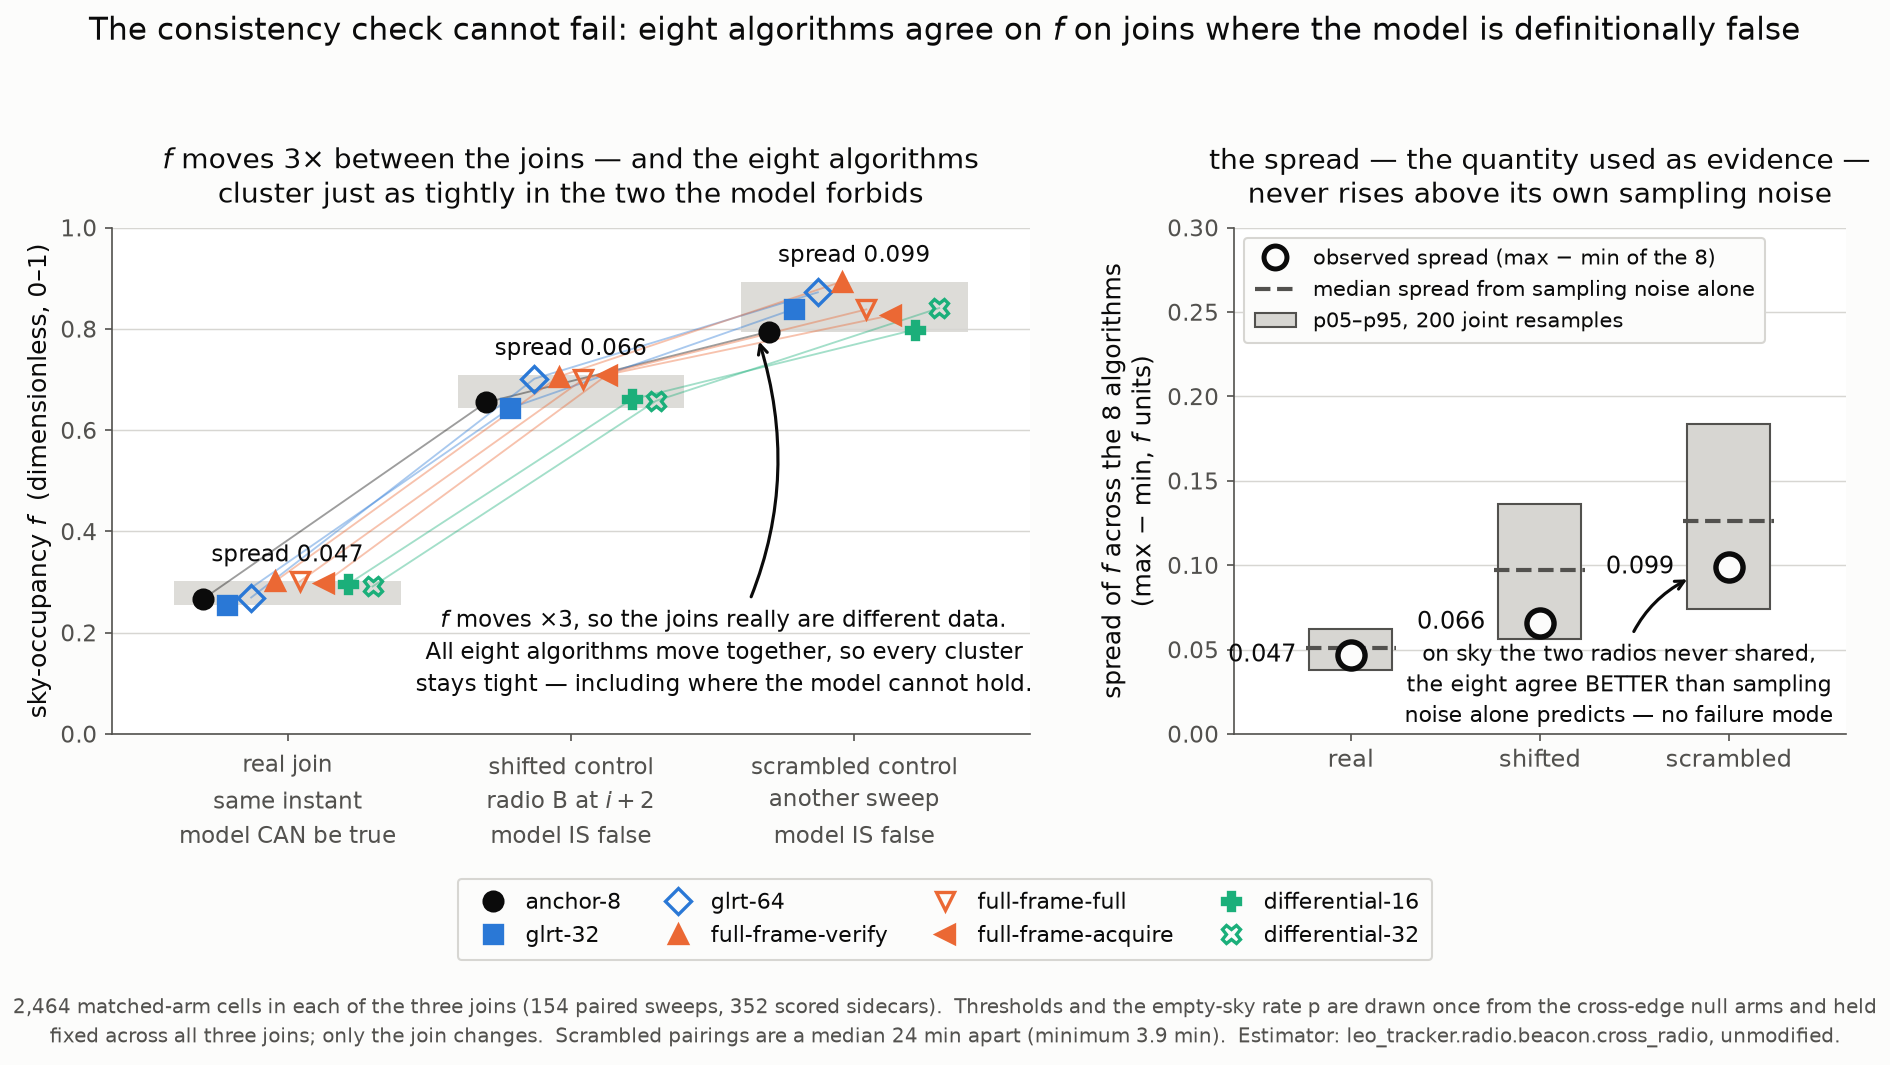

This figure's Python source:
#!/usr/bin/env python3
"""negative-control — the consistency check passes on data the model forbids.

The withdrawn claim was that eight algorithms agreeing on a sky-occupancy
parameter ``f`` validated the cross-radio coincidence model.  This script runs
the project's own estimator (``leo_tracker.radio.beacon.cross_radio``,
unmodified, imported not reimplemented) over three joins of the same corpus:

  real       radio A and radio B of the SAME sweep at the SAME tuning instant.
             The model can be true here.
  shifted    radio A at instant i joined to radio B at instant (i+2) mod 8 of
             the same sweep.  Different tuning, different moment: the model is
             definitionally false.
  scrambled  radio A of one sweep joined to radio B of a DIFFERENT sweep on the
             same arm, a minimum of 235 s and a median of 1,446 s apart.  The
             two chains are looking at sky minutes apart: definitionally false.

Everything except the join is held fixed.  Thresholds and the empty-sky rate p
are drawn once, from the cross-edge null arms of the whole paired corpus, and
reused for all three joins — they are properties of the detectors and the null,
not of the join.  All three joins are filtered to matched-arm cells and all
three end up with exactly the same 2,464 cells, so the comparison is not
confounded by sample size.

Data
----
Every number is computed from ``/mnt/qnap01/mouse9911/leo/surveys/corpus/sync-*``.
Because that host has 4 GB of RAM and a live collector on it, the full 1.6 MB
sidecars cannot all be held in memory at once, so ``extract_lite.py`` (beside
this file) first streams the corpus into a compact mirror holding only the
fields the estimator reads, with every score copied verbatim.  Run it first:

    nice -n 15 python3 extract_lite.py
    nice -n 15 python3 negative-control.py
"""
from __future__ import annotations

import json
import os
import statistics
import sys
from collections import defaultdict
from datetime import datetime, timezone
from pathlib import Path

import matplotlib
matplotlib.use("Agg")
import matplotlib.pyplot as plt

sys.path.insert(0, "/home/satpi01/leo-tracker/src")
from leo_tracker.radio.beacon import cross_radio as cr  # noqa: E402

HERE = Path(__file__).resolve().parent
LITE = Path(os.environ.get("LITE_ROOT", HERE.parent / "lite"))
OUT_PNG = HERE / "negative-control.png"
OUT_JSON = HERE / "negative-control.json"

#: Instants a sweep holds; the shifted control wraps within one sweep so that
#: it keeps exactly the same cell count as the real join.
INSTANTS = 8
SHIFT = 2

#: Algorithm order, and the family each belongs to.  The order is the optimal
#: adjacent-similarity seriation of the phi matrix, computed by exhaustive
#: enumeration of all 8! orderings in ``method-correlation.py``; the colour
#: groups here ARE the blocks that figure shows.
ORDER = ["anchor-8", "glrt-32", "glrt-64", "full-frame-verify",
         "full-frame-full", "full-frame-acquire",
         "differential-16", "differential-32"]

INK, MUTED, GRID = "#0b0b0b", "#52514e", "#d7d6d2"
SURFACE = "#fcfcfb"
# Categorical slots 1-3 of the validated default palette (blue, orange, aqua):
# the documented all-pairs-safe subset.  The fourth group is a single algorithm
# and wears text ink rather than a fourth hue.  Marker shape is the primary
# identity channel throughout, so the figure reads with no colour at all.
STYLE = {
    "anchor-8":           (INK,       "o", "full"),
    "glrt-32":            ("#2a78d6", "s", "full"),
    "glrt-64":            ("#2a78d6", "D", "none"),
    "full-frame-verify":  ("#eb6834", "^", "full"),
    "full-frame-full":    ("#eb6834", "v", "none"),
    "full-frame-acquire": ("#eb6834", "<", "full"),
    "differential-16":    ("#1baf7a", "P", "full"),
    "differential-32":    ("#1baf7a", "X", "none"),
}

#: What the retraction report and the review brief state, for comparison.
#: These are NOT plotted; they are carried into the JSON so the integrator can
#: see where this recomputation agrees with the report and where it does not.
REPORTED = {
    "real":      {"f_min": 0.307, "f_max": 0.362, "spread": 0.050},
    "scrambled": {"f_min": 0.637, "f_max": 0.713, "spread": 0.075},
    "shifted":   {"f_min": 0.622, "f_max": 0.667, "spread": 0.045},
}


# --------------------------------------------------------------------------
# the three joins
# --------------------------------------------------------------------------

def stamp(sweep: str) -> float:
    return datetime.strptime(sweep, "%Y%m%dT%H%M%SZ").replace(
        tzinfo=timezone.utc).timestamp()


def shift_entry(entry: dict, k: int, instants: int = INSTANTS) -> dict:
    """One radio's observations re-labelled k instants earlier.

    Joining A's instant i to this entry's instant i recovers A(i) against
    B(i+k): the same sweep, the wrong moment and the wrong tuning.
    """
    observations = []
    for observation in entry["scores"]["observations"]:
        index = observation.get("iq_index")
        row = dict(observation)
        if isinstance(index, int):
            row["iq_index"] = (index - k) % instants
        observations.append(row)
    scores = dict(entry["scores"])
    scores["observations"] = observations
    out = dict(entry)
    out["scores"] = scores
    return out


def make_pair(side_a: dict, side_b: dict, sweep: str, skew) -> dict:
    """A pair record ``cross_radio.join_cells`` accepts, built from two sides.

    ``matched_arm`` is recomputed from the two arm names rather than copied
    from a manifest, so the same rule applies to real and synthetic pairs
    alike.  On the 176 real pairs the two definitions agree 176/176.
    """
    geometry = cr.sweep_geometry(side_a["sample_order"], side_b["sample_order"])
    return {"paired_sweep": sweep, "radios": [side_a, side_b],
            "geometry": geometry, "geometry_declared": geometry,
            "geometry_agrees": True,
            "matched_arm": side_a["arm_name"] == side_b["arm_name"],
            "arms": sorted({side_a["arm_name"], side_b["arm_name"]}),
            "skew_ms": skew, "excluded_receivers": {}}


def build_joins(pairs: list[dict]) -> tuple[dict, dict]:
    """The three joins, plus the separation the scramble actually achieved."""
    matched = [pair for pair in pairs if pair["matched_arm"]]

    real = [cell for pair in matched for cell in cr.join_cells(pair)]

    shifted = [cell for pair in matched for cell in cr.join_cells(make_pair(
        pair["radios"][0], shift_entry(pair["radios"][1], SHIFT),
        pair["paired_sweep"], pair["skew_ms"]))]

    # Scramble WITHIN an arm.  Crossing arms would also change the threshold
    # each side is judged against, which is a second difference; the control
    # has to move one thing only.  A half-length cyclic shift inside each arm
    # group maximises the wall-clock separation while keeping every A-side and
    # every B-side entry used exactly once.
    by_arm: dict = defaultdict(list)
    for pair in matched:
        by_arm[pair["radios"][0]["arm_name"]].append(pair)
    scrambled, separations = [], []
    for _, group in sorted(by_arm.items()):
        size = len(group)
        step = max(1, size // 2)
        for index, pair in enumerate(group):
            other = group[(index + step) % size]
            separations.append(abs(stamp(other["paired_sweep"])
                                   - stamp(pair["paired_sweep"])))
            scrambled += cr.join_cells(make_pair(
                pair["radios"][0], other["radios"][1],
                f"{pair['paired_sweep']}+{other['paired_sweep']}",
                pair["skew_ms"]))

    joins = {"real": real, "shifted": shifted, "scrambled": scrambled}
    apart = {"pairings": len(separations), "min_s": min(separations),
             "median_s": statistics.median(separations),
             "max_s": max(separations)}
    return joins, apart


# --------------------------------------------------------------------------
# compute
# --------------------------------------------------------------------------

def compute() -> dict:
    pairs, census = cr.load_pairs(LITE)
    if not pairs:
        raise SystemExit(f"no paired sweeps under {LITE}; run extract_lite.py")
    entries = [entry for pair in pairs for entry in pair["radios"]]
    methods = cr.methods_in(entries)
    thresholds = cr.null_thresholds(entries)
    false_alarm = cr.cell_false_alarm(entries, thresholds)

    joins, apart = build_joins(pairs)
    results = {}
    for name, cells in joins.items():
        kept = [cell for cell in cells if cell["matched_arm"]]
        occ = cr.occupancy(kept, thresholds, false_alarm, methods=methods)
        spread = occ["f_spread"]
        boot = spread["sampling"]
        values = {m: occ["methods"][m]["pooled"]["f"] for m in methods}
        rates = {m: {k: occ["methods"][m]["pooled"].get(k)
                     for k in ("p_a", "p_b", "p_ab", "cells")}
                 for m in methods}
        mean_f = statistics.fmean(v for v in values.values() if v is not None)
        results[name] = {
            "cells": len(kept), "f": values, "rates": rates,
            "f_min": spread["min"], "f_max": spread["max"],
            "f_mean": mean_f, "spread": spread["spread"],
            "solvable_methods": spread["methods"],
            "unsolvable": spread["unsolvable"],
            "bootstrap_spread": {k: boot.get(k)
                                 for k in ("draws", "p05", "p50", "p95", "basis")},
            "spread_over_bootstrap_p50": (spread["spread"] / boot["p50"]
                                          if boot.get("p50") else None),
            "spread_over_mean_f": spread["spread"] / mean_f if mean_f else None,
        }

    return {"corpus": "/mnt/qnap01/mouse9911/leo/surveys/corpus/sync-*",
            "mirror": str(LITE), "census": census,
            "pairs_loaded": len(pairs),
            "pairs_matched_arm": sum(1 for p in pairs if p["matched_arm"]),
            "entries": len(entries), "methods": methods,
            "null_false_alarm_rate_per_cell": {
                m: false_alarm[m]["rate"] for m in methods},
            "null_thresholds_drawn": len(thresholds),
            "scramble_separation": apart,
            "shift_instants": SHIFT, "instants_per_sweep": INSTANTS,
            "joins": results}


# --------------------------------------------------------------------------
# plot
# --------------------------------------------------------------------------

COLUMNS = [
    ("real", "real join\nsame instant\nmodel CAN be true"),
    ("shifted", f"shifted control\nradio B at $i+{SHIFT}$\nmodel IS false"),
    ("scrambled", "scrambled control\nanother sweep\nmodel IS false"),
]


def plot(data: dict) -> None:
    joins = data["joins"]
    plt.rcParams.update({
        "font.size": 12, "axes.labelsize": 12, "axes.titlesize": 13.5,
        "xtick.labelsize": 11, "ytick.labelsize": 11, "legend.fontsize": 10.5,
        "axes.edgecolor": MUTED, "text.color": INK, "axes.labelcolor": INK,
        "xtick.color": MUTED, "ytick.color": MUTED,
    })
    fig, (left, right) = plt.subplots(
        1, 2, figsize=(12.6, 7.1), dpi=150,
        gridspec_kw={"width_ratios": [1.5, 1]}, facecolor=SURFACE)

    # ---- left: f per algorithm -------------------------------------------
    # A light band across each column's min-max makes the tightness of the
    # cluster the thing the eye lands on, which is the whole argument.
    for column, (name, _) in enumerate(COLUMNS):
        item = joins[name]
        left.add_patch(plt.Rectangle(
            (column - 0.40, item["f_min"]), 0.80,
            item["f_max"] - item["f_min"],
            facecolor=GRID, edgecolor="none", alpha=0.85, zorder=1))
        left.text(column, item["f_max"] + 0.028,
                  f"spread {item['spread']:.3f}", ha="center", va="bottom",
                  fontsize=11, color=INK)

    offsets = {m: -0.30 + 0.6 * i / (len(ORDER) - 1) for i, m in enumerate(ORDER)}
    for method in ORDER:
        colour, marker, fill = STYLE[method]
        xs, ys = [], []
        for column, (name, _) in enumerate(COLUMNS):
            value = joins[name]["f"].get(method)
            if value is None:
                continue
            xs.append(column + offsets[method])
            ys.append(value)
        left.plot(xs, ys, color=colour, linewidth=0.9, alpha=0.40,
                  linestyle="-", zorder=2)
        left.plot(xs, ys, linestyle="none", marker=marker, markersize=9,
                  fillstyle=fill, color=colour, markeredgecolor=colour,
                  markerfacecolor=colour if fill == "full" else SURFACE,
                  markeredgewidth=1.6, label=method, zorder=3)

    left.set_xticks(range(len(COLUMNS)))
    left.set_xticklabels([label for _, label in COLUMNS], fontsize=11,
                         linespacing=1.5)
    left.set_xlim(-0.62, len(COLUMNS) - 0.38)
    left.set_ylim(0.0, 1.0)
    left.set_ylabel("sky-occupancy $f$  (dimensionless, 0\u20131)")
    left.set_title("$f$ moves 3\u00d7 between the joins \u2014 and the eight algorithms\n"
                   "cluster just as tightly in the two the model forbids", pad=12)
    left.grid(axis="y", color=GRID, linewidth=0.7)
    left.set_axisbelow(True)
    for side in ("top", "right"):
        left.spines[side].set_visible(False)

    left.annotate(
        "$f$ moves \u00d73, so the joins really are different data.\n"
        "All eight algorithms move together, so every cluster\n"
        "stays tight \u2014 including where the model cannot hold.",
        xy=(1.66, joins["scrambled"]["f_min"] - 0.012), xytext=(1.54, 0.255),
        ha="center", va="top", fontsize=11, color=INK, linespacing=1.4,
        arrowprops={"arrowstyle": "->", "color": INK, "linewidth": 1.5,
                    "connectionstyle": "arc3,rad=0.22"})

    # ---- right: the spread against its own sampling noise -----------------
    for column, (name, _) in enumerate(COLUMNS):
        item = joins[name]
        boot = item["bootstrap_spread"]
        right.add_patch(plt.Rectangle(
            (column - 0.22, boot["p05"]), 0.44, boot["p95"] - boot["p05"],
            facecolor=GRID, edgecolor=MUTED, linewidth=1.0, zorder=1))
        right.plot([column - 0.24, column + 0.24], [boot["p50"]] * 2,
                   color=MUTED, linewidth=2.0, linestyle="--", zorder=2)
        right.plot([column], [item["spread"]], marker="o", markersize=13,
                   color=INK, markerfacecolor=SURFACE, markeredgewidth=2.6,
                   linestyle="none", zorder=3)
        right.text(column - 0.29, item["spread"], f"{item['spread']:.3f}",
                   ha="right", va="center", fontsize=11.5, color=INK)

    right.plot([], [], marker="o", markersize=11, color=INK,
               markerfacecolor=SURFACE, markeredgewidth=2.4, linestyle="none",
               label="observed spread (max \u2212 min of the 8)")
    right.plot([], [], color=MUTED, linewidth=2.0, linestyle="--",
               label="median spread from sampling noise alone")
    right.add_patch(plt.Rectangle((0, 0), 0, 0, facecolor=GRID,
                                  edgecolor=MUTED, linewidth=1.0,
                                  label="p05\u2013p95, 200 joint resamples"))

    right.set_xticks(range(len(COLUMNS)))
    right.set_xticklabels(["real", "shifted", "scrambled"], fontsize=11.5)
    right.set_xlim(-0.62, len(COLUMNS) - 0.38)
    right.set_ylim(0.0, 0.30)
    right.set_ylabel("spread of $f$ across the 8 algorithms\n"
                     "(max \u2212 min, $f$ units)")
    right.set_title("the spread \u2014 the quantity used as evidence \u2014\n"
                    "never rises above its own sampling noise", pad=12)
    right.grid(axis="y", color=GRID, linewidth=0.7)
    right.set_axisbelow(True)
    for side in ("top", "right"):
        right.spines[side].set_visible(False)
    right.legend(loc="upper left", frameon=True, framealpha=1.0,
                 edgecolor=GRID, facecolor=SURFACE, borderpad=0.5,
                 fontsize=10)

    right.annotate(
        "on sky the two radios never shared,\n"
        "the eight agree BETTER than sampling\n"
        "noise alone predicts \u2014 no failure mode",
        xy=(1.80, joins["scrambled"]["spread"] - 0.006), xytext=(1.42, 0.056),
        ha="center", va="top", fontsize=10.5, color=INK, linespacing=1.4,
        arrowprops={"arrowstyle": "->", "color": INK, "linewidth": 1.5,
                    "connectionstyle": "arc3,rad=-0.28"})

    handles, labels = left.get_legend_handles_labels()
    fig.legend(handles, labels, loc="lower center", ncol=4, frameon=True,
               framealpha=1.0, edgecolor=GRID, facecolor=SURFACE,
               fontsize=10.5, handletextpad=0.5, columnspacing=1.6,
               bbox_to_anchor=(0.5, 0.088), borderpad=0.6)

    fig.suptitle("The consistency check cannot fail: eight algorithms agree on $f$ "
                 "on joins where the model is definitionally false",
                 fontsize=15, y=0.985, color=INK)
    fig.text(0.5, 0.012,
             f"{joins['real']['cells']:,} matched-arm cells in each of the three joins "
             f"({data['pairs_matched_arm']} paired sweeps, {data['entries']} scored "
             "sidecars).  Thresholds and the empty-sky rate p are drawn once from the "
             "cross-edge null arms and held\nfixed across all three joins; only the join "
             "changes.  Scrambled pairings are a median "
             f"{data['scramble_separation']['median_s'] / 60:.0f} min apart "
             f"(minimum {data['scramble_separation']['min_s'] / 60:.1f} min).  "
             "Estimator: leo_tracker.radio.beacon.cross_radio, unmodified.",
             ha="center", va="bottom", fontsize=9.5, color=MUTED, linespacing=1.5)
    fig.tight_layout(rect=(0, 0.175, 1, 0.945))
    fig.savefig(OUT_PNG, dpi=150, facecolor=SURFACE)
    print(f"wrote {OUT_PNG}")


def main() -> int:
    data = compute()
    for name, item in data["joins"].items():
        got = REPORTED.get(name, {})
        item["reported_in_retraction_brief"] = got
        item["agrees_with_brief"] = {
            key: (abs(item[key] - got[key]) <= 0.01) if key in got else None
            for key in ("f_min", "f_max", "spread")}
    real, shifted = data["joins"]["real"], data["joins"]["shifted"]
    data["headline_checks"] = {
        "f_value_separates_real_from_controls": (
            real["f_max"] < shifted["f_min"]
            and real["f_max"] < data["joins"]["scrambled"]["f_min"]),
        "every_observed_spread_at_or_below_its_bootstrap_median": all(
            item["spread"] <= item["bootstrap_spread"]["p50"]
            for item in data["joins"].values()),
        "shifted_raw_spread_tighter_than_real": shifted["spread"] < real["spread"],
        "shifted_spread_tighter_than_real_relative_to_sampling_noise": (
            shifted["spread_over_bootstrap_p50"] < real["spread_over_bootstrap_p50"]),
        "shifted_spread_tighter_than_real_relative_to_f": (
            shifted["spread_over_mean_f"] < real["spread_over_mean_f"]),
    }
    OUT_JSON.write_text(json.dumps(data, indent=2, sort_keys=False) + "\n")
    print(f"wrote {OUT_JSON}")
    plot(data)
    return 0


if __name__ == "__main__":
    sys.exit(main())
